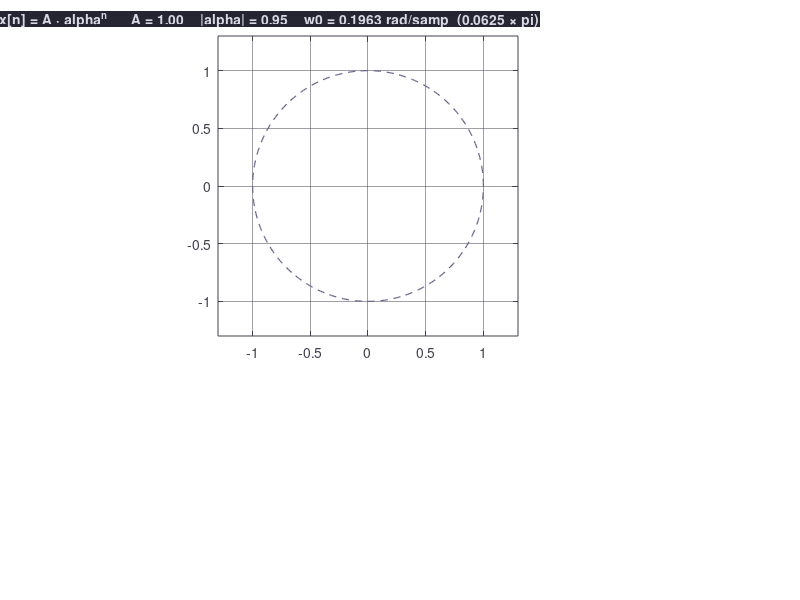

Source code (MATLAB): (Note: this script raises an error after producing the figure.)
%% exp_complex_exponential_video.m
%
% Animated Video: Complex Exponential Sequence  x[n] = A * alpha^n
%
% Each video frame adds one new sample n, showing simultaneously:
%   TOP    : Complex plane — rotating vector + traced spiral/circle path
%   BOTTOM : Re{x[n]} stem plot building up, with envelope overlay
%
% One MP4 video is saved per parameter configuration.
%
% Author : Ocean Library — Signal Processing Experiments
% Date   : 2026-05-19
% -----------------------------------------------------------------------

clc; clear; close all;

%% -----------------------------------------------------------------------
%  CONFIGURATIONS  — each row is one video
%  [A,  alpha_mag,  w0]
% -----------------------------------------------------------------------
configs = [
    1.0,  0.95,  pi/16;   % Decaying — gentle inward spiral  (|alpha|<1)
    1.0,  1.00,  pi/16;   % Stable   — perfect circle         (|alpha|=1)
    1.0,  1.05,  pi/16;   % Growing  — gentle outward spiral  (|alpha|>1)
    ];
    

N           = 100;     % Total samples per video  n = 0,1,...,N-1
fps         = 12;     % Frames per second
pause_extra = 8;      % Extra frames held at final state
n_all       = (0:N-1)';

% Output folder (same directory as this script)
out_dir = fileparts(mfilename('fullpath'));
if isempty(out_dir), out_dir = pwd; end

%% -----------------------------------------------------------------------
%  COLOR SCHEME
% -----------------------------------------------------------------------
BG        = [0.10 0.10 0.14];   % figure background
AX_BG     = [0.07 0.07 0.11];   % axes background
GRID_C    = [0.25 0.25 0.30];   % grid lines
TRACE_C   = [0.25 0.60 0.95];   % spiral / stem color
ENV_C     = [0.30 0.85 0.50];   % envelope lines
VEC_C     = [1.00 0.80 0.20];   % current rotating vector (gold)
DOT_C     = [1.00 0.35 0.35];   % current sample dot (red)
TEXT_C    = [0.85 0.85 0.90];   % labels

%% -----------------------------------------------------------------------
%  BUILD A VIDEO FOR EACH CONFIGURATION
% -----------------------------------------------------------------------
for cfg = 1:size(configs,1)

    A         = configs(cfg,1);
    alpha_mag = configs(cfg,2);
    w0        = configs(cfg,3);

    alpha = alpha_mag * exp(1j * w0);
    x     = A .* alpha.^n_all;        % full sequence, column vector

    % Axis limits — give 20 % headroom
    lim_stem = max(abs(real(x))) * 1.30;
    lim_stem = max(lim_stem, 0.5);

    r_max = max(abs(x)) * 1.30;
    r_max = max(r_max, 0.5);

    % Descriptive filename tag
    if     alpha_mag < 1,   behaviour = 'decay';
    elseif alpha_mag == 1,  behaviour = 'stable';
    else,                   behaviour = 'grow';
    end
    fname = sprintf('complex_exp_A%.1f_mag%.2f_w0pi%.3f_%s.mp4', ...
                    A, alpha_mag, w0/pi, behaviour);
    fpath = fullfile(out_dir, fname);

    fprintf('Generating: %s\n', fname);

    %% ---- Setup figure -------------------------------------------------
    fig = figure('Color', BG, ...
                 'Position', [80 80 920 740], ...
                 'Visible', 'on');

    % ---- Figure-level title (top bar) -----------------------------------
    annotation(fig, 'textbox', [0 0.955 1 0.045], ...
        'String', sprintf('x[n] = A · alpha^n      A = %.2f    |alpha| = %.2f    w0 = %.4f rad/samp  (%.4f × pi)', ...
                          A, alpha_mag, w0, w0/pi), ...
        'Color', TEXT_C, 'FontSize', 10, 'FontWeight', 'bold', ...
        'HorizontalAlignment', 'center', 'VerticalAlignment', 'middle', ...
        'EdgeColor', 'none', 'BackgroundColor', [0.15 0.15 0.20]);

    % --- Complex plane axes (top) ----------------------------------------
    ax_cp = axes('Parent', fig, ...
                 'Position', [0.10  0.44  0.72  0.50], ...
                 'Color',    AX_BG, ...
                 'XColor',   GRID_C, 'YColor', GRID_C, ...
                 'GridColor',GRID_C, 'GridAlpha', 0.5, ...
                 'XLim', [-r_max r_max], 'YLim', [-r_max r_max]);
    axis(ax_cp, 'equal');
    grid(ax_cp, 'on');  box(ax_cp, 'on');
    hold(ax_cp, 'on');

    % Static decorations: unit circle + crosshairs
    th = linspace(0, 2*pi, 300);
    plot(ax_cp, cos(th), sin(th), '--', 'Color', [0.40 0.40 0.55], 'LineWidth', 0.9);
    xline(ax_cp, 0, 'Color', [0.40 0.40 0.55], 'LineWidth', 0.8);
    yline(ax_cp, 0, 'Color', [0.40 0.40 0.55], 'LineWidth', 0.8);

    % Axis labels
    xlabel(ax_cp, 'Real Axis', 'Color', TEXT_C, 'FontSize', 9, 'FontWeight', 'bold');
    ylabel(ax_cp, 'Imaginary Axis', 'Color', TEXT_C, 'FontSize', 9, 'FontWeight', 'bold');
    title(ax_cp, 'Complex Plane  —  Trajectory of  alpha^n', ...
          'Color', TEXT_C, 'FontSize', 11, 'FontWeight', 'bold');

    % Animated objects — complex plane
    h_trace = plot(ax_cp, NaN, NaN, '-',  'Color', TRACE_C, 'LineWidth', 1.6);
    h_dots  = scatter(ax_cp, NaN, NaN, 24, TRACE_C, 'filled');
    h_vec   = plot(ax_cp, NaN, NaN, '-',  'Color', VEC_C,   'LineWidth', 2.8);
    h_tip   = scatter(ax_cp, NaN, NaN, 90, VEC_C,   'filled', ...
                      'MarkerEdgeColor', 'w', 'LineWidth', 1.0);

    % Legend inside complex plane
    legend(ax_cp, [h_trace, h_vec, h_tip], ...
           {'Traced path  (past samples)', ...
            'alpha^n  (rotating vector)', ...
            'Current tip  x[n]'}, ...
           'Location', 'southoutside', 'Orientation', 'horizontal', ...
           'TextColor', TEXT_C, 'Color', [0.10 0.10 0.18], ...
           'EdgeColor', GRID_C, 'FontSize', 8);

    % --- Live readout panel (right of complex plane) ---------------------
    ax_info = axes('Parent', fig, ...
                   'Position', [0.84  0.44  0.14  0.50], ...
                   'Color',    [0.10 0.10 0.18], ...
                   'XColor',   'none', 'YColor', 'none', ...
                   'XLim', [0 1], 'YLim', [0 1]);
    box(ax_info, 'on');
    set(ax_info, 'XTickLabel', [], 'YTickLabel', []);

    % Static readout labels
    text(ax_info, 0.5, 0.97, 'Live Values', ...
         'Color', TEXT_C, 'FontSize', 9, 'FontWeight', 'bold', ...
         'HorizontalAlignment', 'center', 'VerticalAlignment', 'top');
    text(ax_info, 0.10, 0.83, 'n', ...
         'Color', [0.65 0.65 0.70], 'FontSize', 8);
    text(ax_info, 0.10, 0.64, 'Angle', ...
         'Color', [0.65 0.65 0.70], 'FontSize', 8);
    text(ax_info, 0.10, 0.45, '|x[n]|', ...
         'Color', [0.65 0.65 0.70], 'FontSize', 8);
    text(ax_info, 0.10, 0.27, 'Re{x}', ...
         'Color', [0.65 0.65 0.70], 'FontSize', 8);
    text(ax_info, 0.10, 0.10, 'Im{x}', ...
         'Color', [0.65 0.65 0.70], 'FontSize', 8);

    % Animated readout values
    h_v_n   = text(ax_info, 0.5, 0.74, '', ...
                   'Color', VEC_C, 'FontSize', 14, 'FontWeight', 'bold', ...
                   'HorizontalAlignment', 'center');
    h_v_ang = text(ax_info, 0.5, 0.56, '', ...
                   'Color', TEXT_C, 'FontSize', 8.5, ...
                   'HorizontalAlignment', 'center');
    h_v_mag = text(ax_info, 0.5, 0.37, '', ...
                   'Color', TEXT_C, 'FontSize', 8.5, ...
                   'HorizontalAlignment', 'center');
    h_v_re  = text(ax_info, 0.5, 0.19, '', ...
                   'Color', TRACE_C, 'FontSize', 8.5, ...
                   'HorizontalAlignment', 'center');
    h_v_im  = text(ax_info, 0.5, 0.02, '', ...
                   'Color', [0.80 0.55 0.90], 'FontSize', 8.5, ...
                   'HorizontalAlignment', 'center');

    % --- Stem plot axes (bottom) -----------------------------------------
    ax_st = axes('Parent', fig, ...
                 'Position', [0.10  0.06  0.82  0.33], ...
                 'Color',    AX_BG, ...
                 'XColor',   GRID_C, 'YColor', GRID_C, ...
                 'GridColor',GRID_C, 'GridAlpha', 0.5, ...
                 'XLim', [-1 N], 'YLim', [-lim_stem lim_stem]);
    grid(ax_st, 'on');  box(ax_st, 'on');
    hold(ax_st, 'on');

    % Static envelope curves with labels
    n_cont  = linspace(0, N-1, 600);
    env_p   =  A .* alpha_mag.^n_cont;
    env_n   = -env_p;
    plot(ax_st, n_cont, env_p, '--', 'Color', ENV_C, 'LineWidth', 1.2);
    plot(ax_st, n_cont, env_n, '--', 'Color', ENV_C, 'LineWidth', 1.2);
    yline(ax_st, 0, 'Color', [0.45 0.45 0.50], 'LineWidth', 0.8);
    text(ax_st, N*0.75, A*alpha_mag^(N*0.75)*1.08, ...
         sprintf('Envelope: A·|alpha|^n'), ...
         'Color', ENV_C, 'FontSize', 7.5, 'FontAngle', 'italic');

    xlabel(ax_st, 'Sample index  n', 'Color', TEXT_C, 'FontSize', 9, 'FontWeight', 'bold');
    ylabel(ax_st, 'Re{x[n]}', 'Color', TEXT_C, 'FontSize', 9, 'FontWeight', 'bold');
    title(ax_st, 'Real Part  —  Re{x[n]} = A · |alpha|^n · cos(w0·n)', ...
          'Color', TEXT_C, 'FontSize', 10, 'FontWeight', 'bold');

    % Pre-allocate N stem lines and N head markers (initially invisible)
    h_stems = gobjects(N, 1);
    h_heads = gobjects(N, 1);
    for k = 1:N
        h_stems(k) = plot(ax_st, [NaN NaN], [0 0], '-',  ...
                          'Color', TRACE_C, 'LineWidth', 1.3, ...
                          'Visible', 'off');
        h_heads(k) = plot(ax_st, NaN, 0, 'o', ...
                          'Color', TRACE_C, ...
                          'MarkerFaceColor', TRACE_C, ...
                          'MarkerEdgeColor', 'none', ...
                          'MarkerSize', 6, 'Visible', 'off');
    end
    % Highlight dot for the current sample
    h_cur = plot(ax_st, NaN, NaN, 'o', ...
                 'Color', DOT_C, 'MarkerFaceColor', DOT_C, ...
                 'MarkerEdgeColor', 'w', 'LineWidth', 0.9, ...
                 'MarkerSize', 10);
    % Live Re{x[n]} value label on stem plot
    h_val_lbl = text(ax_st, 0, 0, '', ...
                     'Color', DOT_C, 'FontSize', 8, 'FontWeight', 'bold', ...
                     'VerticalAlignment', 'bottom', 'HorizontalAlignment', 'left');

    %% ---- VideoWriter --------------------------------------------------
    vw = VideoWriter(fpath, 'MPEG-4');
    vw.FrameRate = fps;
    vw.Quality   = 95;
    open(vw);

    %% ---- Animation loop -----------------------------------------------
    for frame = 1 : N + pause_extra

        k   = min(frame, N);   % clamp so last pause_extra frames are static
        n_k = n_all(k);        % current time index (0-based)
        x_k = x(k);            % current complex value

        %% Complex plane updates
        set(h_trace, 'XData', real(x(1:k)), 'YData', imag(x(1:k)));
        set(h_dots,  'XData', real(x(1:k)), 'YData', imag(x(1:k)));
        set(h_vec,   'XData', [0, real(x_k)], 'YData', [0, imag(x_k)]);
        set(h_tip,   'XData', real(x_k),       'YData', imag(x_k));

        % Live readout panel values
        angle_deg = rad2deg(angle(x_k));   % angle in degrees
        set(h_v_n,   'String', sprintf('%d', n_k));
        set(h_v_ang, 'String', sprintf('%.1f deg\n(%.4f rad)', angle_deg, angle(x_k)));
        set(h_v_mag, 'String', sprintf('%.4f', abs(x_k)));
        set(h_v_re,  'String', sprintf('%.4f', real(x_k)));
        set(h_v_im,  'String', sprintf('%.4f', imag(x_k)));

        %% Stem plot updates — reveal sample k
        rv = real(x_k);
        if frame <= N
            set(h_stems(k), 'XData', [n_k n_k], 'YData', [0, rv], ...
                            'Visible', 'on');
            set(h_heads(k), 'XData', n_k, 'YData', rv, ...
                            'Visible', 'on');
        end

        % Move the highlight dot and live value label
        set(h_cur, 'XData', n_k, 'YData', rv);
        set(h_val_lbl, 'Position', [n_k + 0.5, rv + lim_stem*0.04, 0], ...
                       'String', sprintf('%.3f', rv));

        drawnow;

        fr = getframe(fig);
        writeVideo(vw, fr);
    end

    close(vw);
    close(fig);

    fprintf('  Saved -> %s\n', fpath);
end

fprintf('\nAll %d videos saved to:\n  %s\n', size(configs,1), out_dir);
